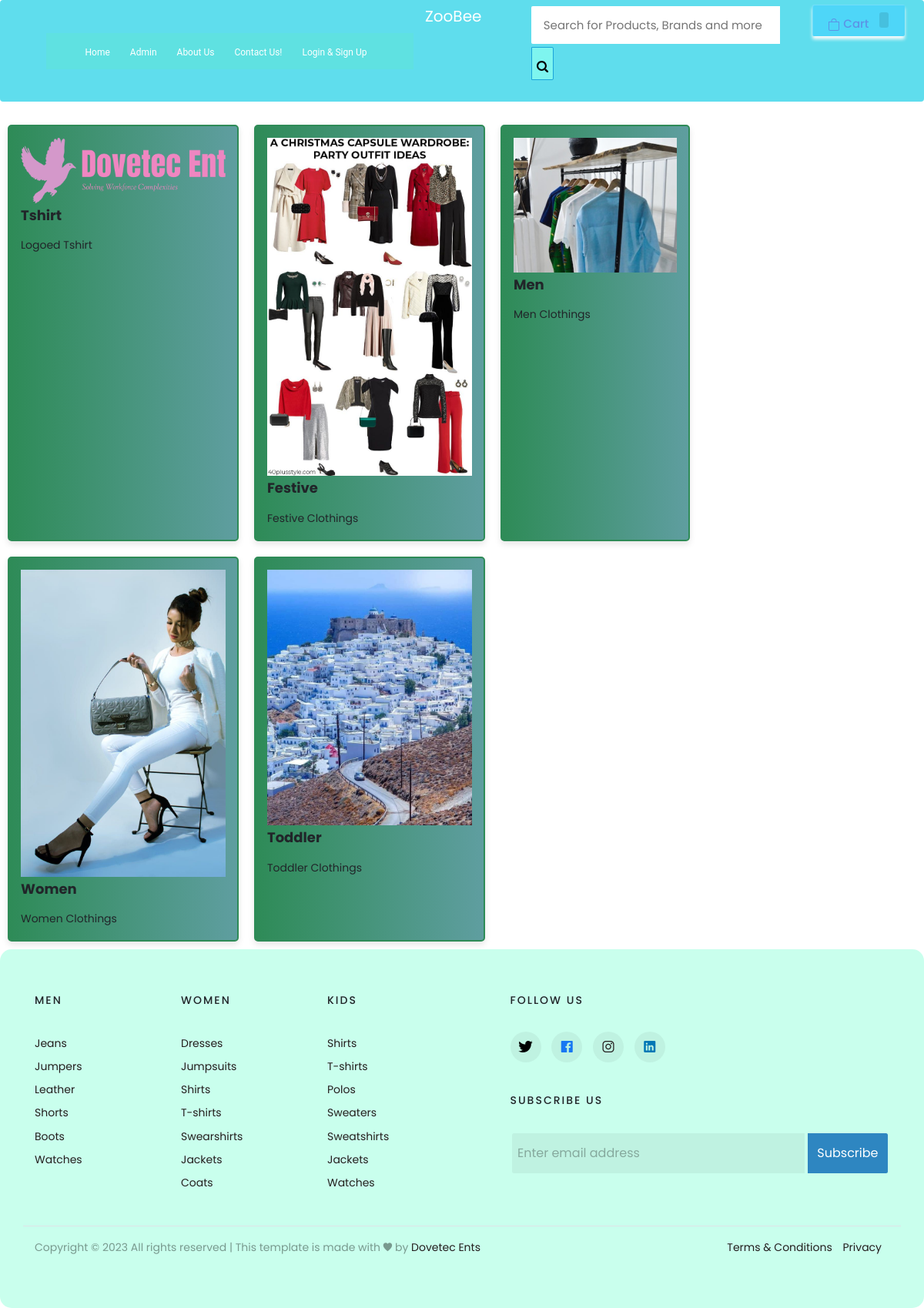
Page /categories/ on the committed database.
### ecom/models.py (models this page shows, shortened)
class Category(models.Model):
    name = models.CharField(max_length=100)
    description = models.TextField(blank=True)
    image = models.ImageField(upload_to='category_images/', null=True, blank=True)
    created_at = models.DateTimeField(auto_now_add=True)
    updated_at = models.DateTimeField(auto_now=True)

### ecom/views.py (the view)
# urls.py: path('categories/', category_list, name='category_list'),
def category_list(request):
    categories = Category.objects.all()
    return render(request, 'ecom/categories.html', {'categories': categories})

### templates/ecom/categories.html (shortened to what this page needs)
<!DOCTYPE html>
<html lang="en">
<head>
    {% load static %}
</head>
<!DOCTYPE html>
<html lang="en">
<head>
    {% load static %}
</head>
<body>
    {% if request.user.is_authenticated %}
        {% include "ecom/customer_navbar.html" %}
    {% else %}
        {% include "ecom/navbar.html" %}
    {% endif %}
    <div style="display: flex; flex-wrap: wrap;">
        {% for category in categories %}
            <div class="category-card">
                <img src="{{ category.image.url }}" alt="{{ category.name }}" style="max-width: 100%;">
                <div class="category-title">{{ category.name }}</div>
                <div class="category-description">{{ category.description }}</div>
            </div>
        {% endfor %}
        {% include "ecom/footer.html" %}
    </div>
</body>
</html>
</html>

### templates/ecom/categories.html (style rules this page uses)
.category-card { max-width: 300px; margin: 10px; padding: 15px; border: 2px solid #2E8B57; border-radius: 5px; background: linear-gradient(to right, #2E8B57, #5F9EA0); box-shadow: 0 4px 8px rgba(0, 0, 0, 0.1); transition: transform 0.3s; }
.category-title { font-size: 18px; font-weight: bold; margin-bottom: 10px; }
.category-description { font-size: 14px; }

### templates/ecom/navbar.html (style rules this page uses)
body { background-color: #f7f7f7; }

### rows in the picture
Category: image (picture), name "Tshirt", description "Logoed Tshirt"
Category: image (picture), name "Festive", description "Festive Clothings"
Category: image (picture), name "Men", description "Men Clothings"
Category: image (picture), name "Women", description "Women Clothings"
Category: image (picture), name "Toddler", description "Toddler Clothings"
